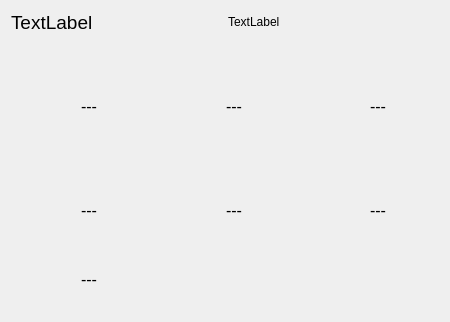
<?xml version="1.0" encoding="UTF-8"?>
<ui version="4.0">
 <class>fiveDayForecastWidget</class>
 <widget class="QWidget" name="fiveDayForecastWidget">
  <property name="geometry">
   <rect>
    <x>0</x>
    <y>0</y>
    <width>450</width>
    <height>322</height>
   </rect>
  </property>
  <property name="windowTitle">
   <string>Form</string>
  </property>
  <layout class="QVBoxLayout" name="verticalLayout_5">
   <item>
    <layout class="QVBoxLayout" name="verticalLayout_4">
     <item>
      <layout class="QVBoxLayout" name="verticalLayout_3">
       <item>
        <layout class="QHBoxLayout" name="horizontalLayout">
         <item>
          <widget class="QLabel" name="date">
           <property name="sizePolicy">
            <sizepolicy hsizetype="Minimum" vsizetype="Fixed">
             <horstretch>0</horstretch>
             <verstretch>0</verstretch>
            </sizepolicy>
           </property>
           <property name="font">
            <font>
             <pointsize>14</pointsize>
            </font>
           </property>
           <property name="text">
            <string>TextLabel</string>
           </property>
          </widget>
         </item>
         <item>
          <widget class="QLabel" name="description">
           <property name="sizePolicy">
            <sizepolicy hsizetype="Preferred" vsizetype="Fixed">
             <horstretch>0</horstretch>
             <verstretch>0</verstretch>
            </sizepolicy>
           </property>
           <property name="text">
            <string>TextLabel</string>
           </property>
          </widget>
         </item>
        </layout>
       </item>
       <item>
        <layout class="QVBoxLayout" name="verticalLayout_2">
         <item>
          <layout class="QHBoxLayout" name="horizontalLayout_5">
           <item>
            <layout class="QHBoxLayout" name="horizontalLayout_2">
             <item>
              <widget class="QLabel" name="temp_img">
               <property name="minimumSize">
                <size>
                 <width>0</width>
                 <height>0</height>
                </size>
               </property>
               <property name="maximumSize">
                <size>
                 <width>64</width>
                 <height>64</height>
                </size>
               </property>
               <property name="text">
                <string/>
               </property>
               <property name="pixmap">
                <pixmap resource="resources.qrc">:/resources/temp_current.png</pixmap>
               </property>
               <property name="scaledContents">
                <bool>true</bool>
               </property>
              </widget>
             </item>
             <item>
              <widget class="QLabel" name="temp_current">
               <property name="font">
                <font>
                 <pointsize>12</pointsize>
                </font>
               </property>
               <property name="text">
                <string>---</string>
               </property>
              </widget>
             </item>
            </layout>
           </item>
           <item>
            <layout class="QHBoxLayout" name="horizontalLayout_3">
             <item>
              <widget class="QLabel" name="tempmin_img">
               <property name="maximumSize">
                <size>
                 <width>64</width>
                 <height>64</height>
                </size>
               </property>
               <property name="text">
                <string/>
               </property>
               <property name="pixmap">
                <pixmap resource="resources.qrc">:/resources/temp_min.png</pixmap>
               </property>
               <property name="scaledContents">
                <bool>true</bool>
               </property>
              </widget>
             </item>
             <item>
              <widget class="QLabel" name="temp_min">
               <property name="font">
                <font>
                 <pointsize>12</pointsize>
                </font>
               </property>
               <property name="text">
                <string>---</string>
               </property>
              </widget>
             </item>
            </layout>
           </item>
           <item>
            <layout class="QHBoxLayout" name="horizontalLayout_4">
             <item>
              <widget class="QLabel" name="tempmax_img">
               <property name="maximumSize">
                <size>
                 <width>64</width>
                 <height>64</height>
                </size>
               </property>
               <property name="text">
                <string/>
               </property>
               <property name="pixmap">
                <pixmap resource="resources.qrc">:/resources/temp_max.png</pixmap>
               </property>
               <property name="scaledContents">
                <bool>true</bool>
               </property>
              </widget>
             </item>
             <item>
              <widget class="QLabel" name="temp_max">
               <property name="font">
                <font>
                 <pointsize>12</pointsize>
                </font>
               </property>
               <property name="text">
                <string>---</string>
               </property>
              </widget>
             </item>
            </layout>
           </item>
          </layout>
         </item>
         <item>
          <layout class="QVBoxLayout" name="verticalLayout">
           <item>
            <layout class="QHBoxLayout" name="horizontalLayout_9">
             <item>
              <layout class="QHBoxLayout" name="horizontalLayout_6">
               <item>
                <widget class="QLabel" name="wind_img">
                 <property name="maximumSize">
                  <size>
                   <width>64</width>
                   <height>64</height>
                  </size>
                 </property>
                 <property name="text">
                  <string/>
                 </property>
                 <property name="pixmap">
                  <pixmap resource="resources.qrc">:/resources/wind_speed.png</pixmap>
                 </property>
                 <property name="scaledContents">
                  <bool>true</bool>
                 </property>
                </widget>
               </item>
               <item>
                <widget class="QLabel" name="wind">
                 <property name="font">
                  <font>
                   <pointsize>12</pointsize>
                  </font>
                 </property>
                 <property name="text">
                  <string>---</string>
                 </property>
                </widget>
               </item>
              </layout>
             </item>
             <item>
              <layout class="QHBoxLayout" name="horizontalLayout_7">
               <item>
                <widget class="QLabel" name="preasure_img">
                 <property name="maximumSize">
                  <size>
                   <width>64</width>
                   <height>64</height>
                  </size>
                 </property>
                 <property name="text">
                  <string/>
                 </property>
                 <property name="pixmap">
                  <pixmap resource="resources.qrc">:/resources/preassure.png</pixmap>
                 </property>
                 <property name="scaledContents">
                  <bool>true</bool>
                 </property>
                </widget>
               </item>
               <item>
                <widget class="QLabel" name="preasure">
                 <property name="font">
                  <font>
                   <pointsize>12</pointsize>
                  </font>
                 </property>
                 <property name="text">
                  <string>---</string>
                 </property>
                </widget>
               </item>
              </layout>
             </item>
             <item>
              <layout class="QHBoxLayout" name="horizontalLayout_8">
               <item>
                <widget class="QLabel" name="humidity_img">
                 <property name="maximumSize">
                  <size>
                   <width>64</width>
                   <height>64</height>
                  </size>
                 </property>
                 <property name="text">
                  <string/>
                 </property>
                 <property name="pixmap">
                  <pixmap resource="resources.qrc">:/resources/humidity.png</pixmap>
                 </property>
                 <property name="scaledContents">
                  <bool>true</bool>
                 </property>
                </widget>
               </item>
               <item>
                <widget class="QLabel" name="humidity">
                 <property name="font">
                  <font>
                   <family>Ubuntu</family>
                   <pointsize>12</pointsize>
                  </font>
                 </property>
                 <property name="text">
                  <string>---</string>
                 </property>
                </widget>
               </item>
              </layout>
             </item>
            </layout>
           </item>
           <item>
            <layout class="QHBoxLayout" name="horizontalLayout_13">
             <item>
              <layout class="QHBoxLayout" name="horizontalLayout_10">
               <item>
                <widget class="QLabel" name="visibility_img">
                 <property name="maximumSize">
                  <size>
                   <width>64</width>
                   <height>64</height>
                  </size>
                 </property>
                 <property name="text">
                  <string/>
                 </property>
                 <property name="pixmap">
                  <pixmap resource="resources.qrc">:/resources/visibility.png</pixmap>
                 </property>
                 <property name="scaledContents">
                  <bool>true</bool>
                 </property>
                </widget>
               </item>
               <item>
                <widget class="QLabel" name="visibility">
                 <property name="font">
                  <font>
                   <pointsize>12</pointsize>
                  </font>
                 </property>
                 <property name="text">
                  <string>---</string>
                 </property>
                </widget>
               </item>
              </layout>
             </item>
            </layout>
           </item>
          </layout>
         </item>
        </layout>
       </item>
      </layout>
     </item>
    </layout>
   </item>
  </layout>
 </widget>
 <resources>
  <include location="resources.qrc"/>
 </resources>
 <connections/>
</ui>
